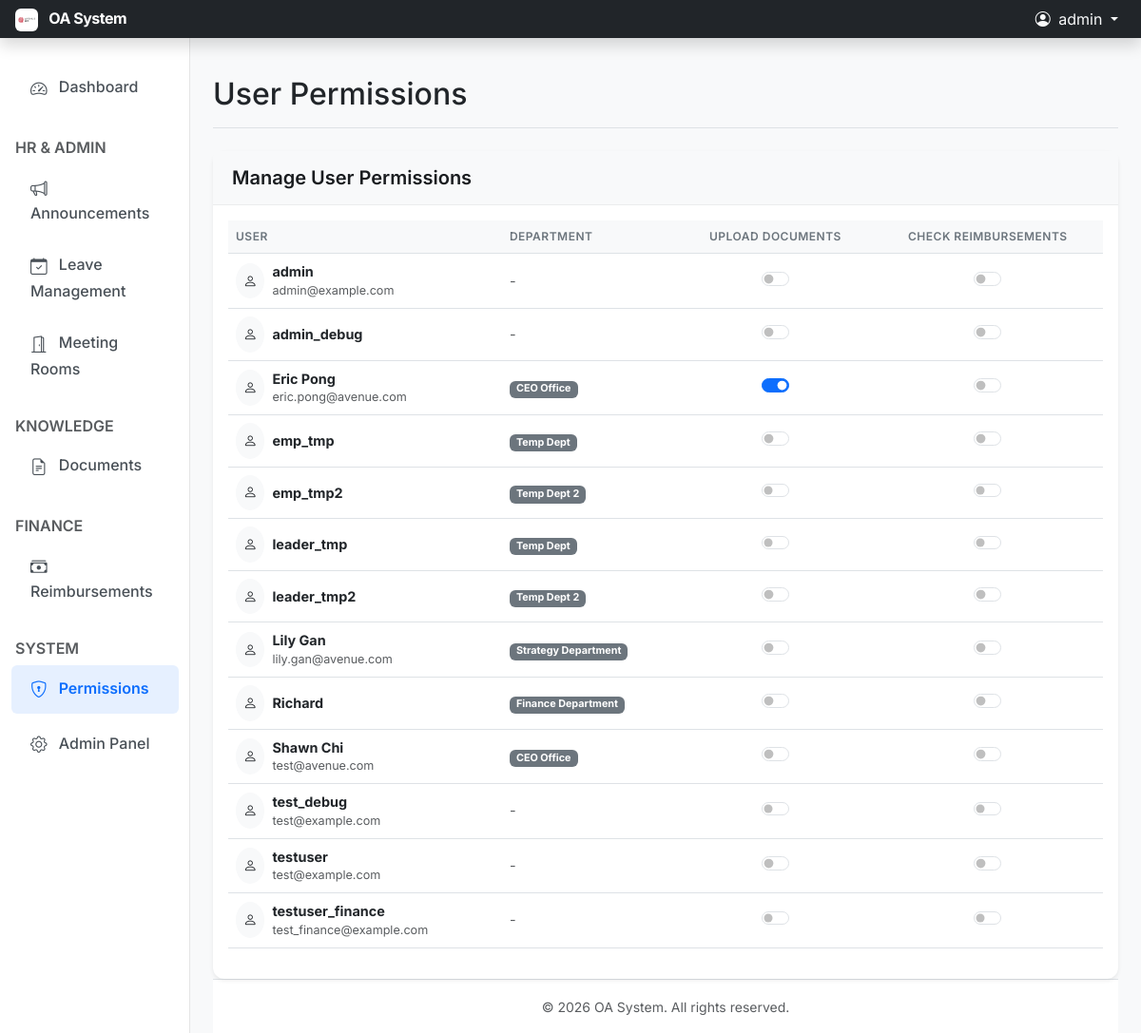
/core/permissions/ (signed in), run on an earlier commit of the app's database.
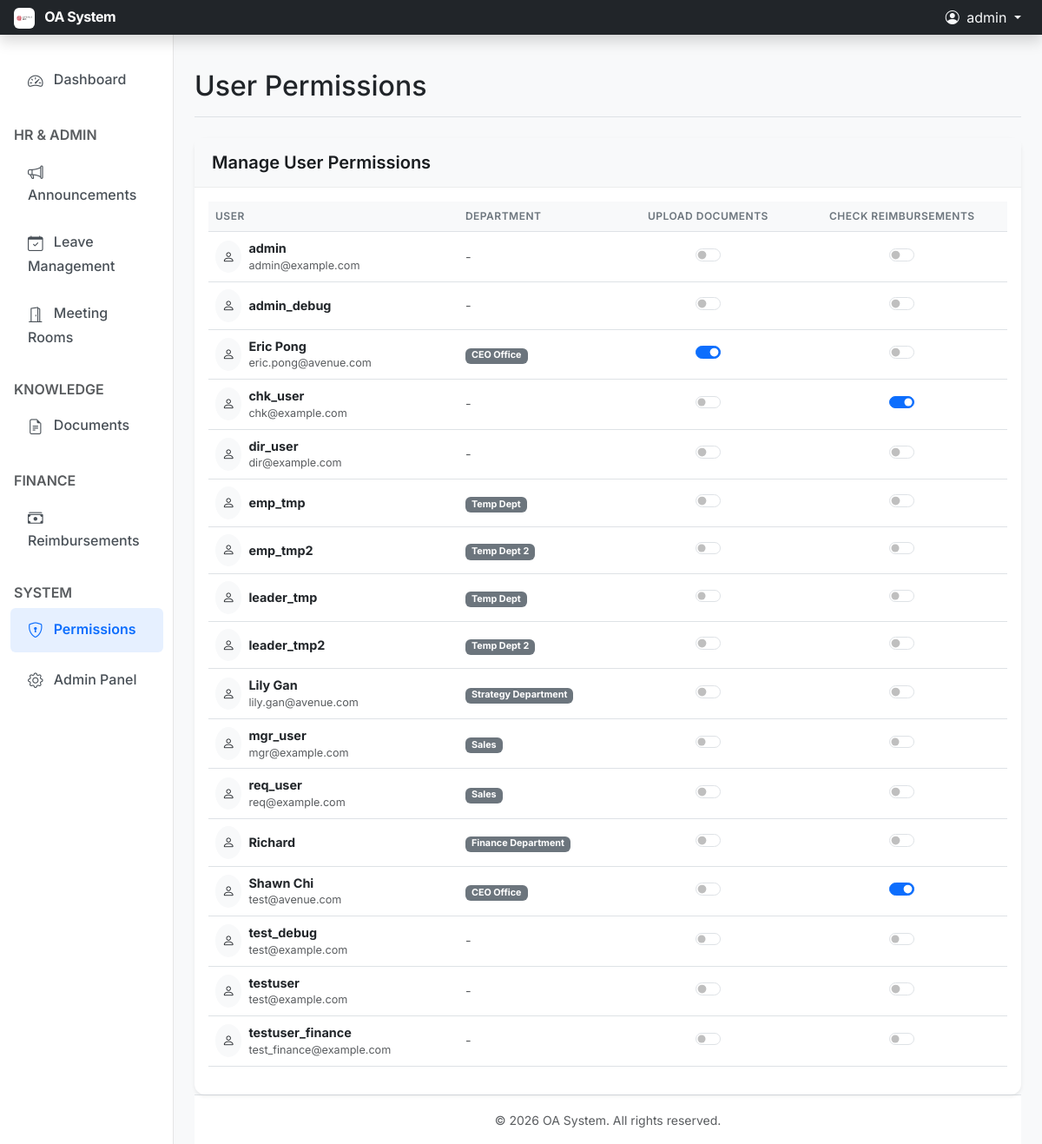
And on a later commit of the database.
### apps/core/models.py (models this page shows, shortened)
class User(AbstractUser):
    employee_id = models.CharField(_("Employee ID"), max_length=20, unique=True, null=True, blank=True)
    department = models.ForeignKey(
        Department,
        verbose_name=_("Department"),
        on_delete=models.SET_NULL,
        null=True,
        blank=True,
        related_name="members"
    )
    position = models.CharField(_("Position"), max_length=100, blank=True)
    phone = models.CharField(_("Phone"), max_length=20, blank=True)
    class Meta:
        verbose_name = _("User")
        verbose_name_plural = _("Users")

class Department(models.Model):
    name = models.CharField(_("Department Name"), max_length=100)
    parent = models.ForeignKey(
        "self",
        verbose_name=_("Parent Department"),
        on_delete=models.SET_NULL,
        null=True,
        blank=True,
        related_name="children"
    )
    manager = models.ForeignKey(
        "core.User",
        verbose_name=_("Department Manager"),
        on_delete=models.SET_NULL,
        null=True,
        blank=True,
        related_name="managed_departments"
    )
    created_at = models.DateTimeField(auto_now_add=True)
    updated_at = models.DateTimeField(auto_now=True)
    class Meta:
        verbose_name = _("Department")
        verbose_name_plural = _("Departments")

### apps/core/views.py (the view, shortened to what this page needs)
# urls.py: path('permissions/', UserPermissionView.as_view(), name='user_permissions'),
class UserPermissionView(LoginRequiredMixin, UserPassesTestMixin, ListView):
    model = User
    template_name = 'core/user_permissions.html'
    context_object_name = 'users'
    MANAGED_PERMISSIONS = [
        {'app': 'docs', 'model': 'document', 'codename': 'add_document', 'label': 'Upload Documents'},
        {'app': 'finance', 'model': 'reimbursementrequest', 'codename': 'can_check_reimbursement', 'label': 'Check Reimbursements'},
    ]
    def test_func(self):
        return self.request.user.is_superuser
    def get_queryset(self):
        return User.objects.all().order_by('username')
    def get_context_data(self, **kwargs):
        context = super().get_context_data(**kwargs)
        permissions_data = []
        for perm_def in self.MANAGED_PERMISSIONS:
            try:
                content_type = ContentType.objects.get(app_label=perm_def['app'], model=perm_def['model'])
                permission = Permission.objects.get(content_type=content_type, codename=perm_def['codename'])
                permissions_data.append({
                    'def': perm_def,
                    'obj': permission
                })
            except (ContentType.DoesNotExist, Permission.DoesNotExist):
                continue
        context['managed_permissions'] = permissions_data
        users = list(context['users'])
        for user in users:
            user_perms = set(user.user_permissions.values_list('id', flat=True))
            user.permission_states = []
            for p in permissions_data:
                perm_id = p['obj'].id
                user.permission_states.append({
                    'codename': p['def']['codename'],
                    'has_perm': (perm_id in user_perms)
                })
        context['users'] = users
        return context

### templates/core/user_permissions.html (shortened to what this page needs)
{% extends 'base.html' %}
{% block page_title %}User Permissions{% endblock %}
{% block content %}
<div class="card shadow-sm">
    <div class="card-header bg-light">
        <h5 class="mb-0">Manage User Permissions</h5>
    </div>
    <div class="card-body">
        <div class="table-responsive">
            <table class="table table-hover align-middle">
                <thead>
                    <tr>
                        <th>User</th>
                        <th>Department</th>
                        {% for perm in managed_permissions %}
                        <th class="text-center">{{ perm.def.label }}</th>
                        {% endfor %}
                    </tr>
                </thead>
                <tbody>
                    {% for user in users %}
                    <tr>
                        <td>
                            <div class="d-flex align-items-center">
                                <div class="bg-light rounded-circle p-2 me-2">
                                    <i class="bi bi-person"></i>
                                </div>
                                <div>
                                    <div class="fw-bold">{{ user.get_full_name|default:user.username }}</div>
                                    <div class="small text-muted">{{ user.email }}</div>
                                </div>
                            </div>
                        </td>
                        <td>
                            {% if user.department %}
                                <span class="badge bg-secondary">{{ user.department.name }}</span>
                            {% else %}
                                <span class="text-muted">-</span>
                            {% endif %}
                        </td>
                        {% for state in user.permission_states %}
                        <td class="text-center">
                            <form method="post" class="d-inline" id="form-{{ user.id }}-{{ state.codename }}">
                                <div class="form-check form-switch d-flex justify-content-center">
                                    <input class="form-check-input" type="checkbox" role="switch"
                                           name="user_ids_{{ state.codename }}" value="{{ user.id }}"
                                           {% if state.has_perm %}checked{% endif %}
                                           onchange="this.form.submit()">
                                </div>
                            </form>
                        </td>
                        {% endfor %}
                    </tr>
                    {% endfor %}
                </tbody>
            </table>
        </div>
    </div>
</div>
{% endblock %}

### templates/base.html (shortened to what this page needs)
{% load static %}
<!doctype html>
<html lang="en">
  <head>
    <link href="https://cdn.jsdelivr.net/npm/bootstrap@5.3.0/dist/css/bootstrap.min.css" rel="stylesheet">
    <link href="https://cdn.jsdelivr.net/npm/bootstrap-icons@1.10.0/font/bootstrap-icons.css" rel="stylesheet">
    <link href="{% static 'css/style.css' %}" rel="stylesheet">
  </head>
  <body>
    <header class="navbar navbar-expand-md navbar-dark sticky-top bg-dark flex-md-nowrap p-0 shadow">
      <a class="navbar-brand col-md-3 col-lg-2 me-0 px-3 fs-6" href="/">
        <img src="{% static 'img/logo.jpg' %}" alt="Logo" width="24" height="24" class="d-inline-block align-text-top me-2 rounded">
        OA System
      </a>
      <div class="navbar-nav w-100 justify-content-end px-3">
        {% if user.is_authenticated %}
        <div class="nav-item dropdown">
            <a class="nav-link dropdown-toggle text-light" href="#" role="button" data-bs-toggle="dropdown" aria-expanded="false">
                <i class="bi bi-person-circle me-1"></i> {{ user.get_full_name|default:user.username }}
            </a>
        </div>
        {% else %}
        <div class="nav-item text-nowrap">
            <a class="nav-link px-3 text-light" href="{% url 'login' %}">Login</a>
        </div>
        {% endif %}
      </div>
    </header>
    <div class="container-fluid">
      <div class="row">
        {% if user.is_authenticated %}
        <nav id="sidebarMenu" class="col-md-3 col-lg-2 d-md-block bg-white sidebar collapse">
          <div class="position-sticky pt-3 sidebar-sticky">
            <ul class="nav flex-column">
              <li class="nav-item">
                <a class="nav-link {% if request.path == '/' %}active{% endif %}" aria-current="page" href="/">
                  <i class="bi bi-speedometer2"></i> Dashboard
                </a>
              </li>
              <h6 class="sidebar-heading d-flex justify-content-between align-items-center px-3 mt-4 mb-1 text-muted text-uppercase">
                <span>HR & Admin</span>
              </h6>
              <li class="nav-item">
                <a class="nav-link {% if 'admin_office' in request.path %}active{% endif %}" href="{% url 'admin_office:notice_list' %}">
                  <i class="bi bi-megaphone"></i> Announcements
                </a>
              </li>
              <li class="nav-item">
                <a class="nav-link {% if 'hr' in request.path %}active{% endif %}" href="{% url 'hr:leave_list' %}">
                  <i class="bi bi-calendar-check"></i> Leave Management
                </a>
              </li>
              <li class="nav-item">
                <a class="nav-link {% if 'meeting' in request.path %}active{% endif %}" href="{% url 'meeting:booking_list' %}">
                  <i class="bi bi-door-open"></i> Meeting Rooms
                </a>
              </li>
              <h6 class="sidebar-heading d-flex justify-content-between align-items-center px-3 mt-4 mb-1 text-muted text-uppercase">
                <span>Knowledge</span>
              </h6>
              <li class="nav-item">
                <a class="nav-link {% if 'docs' in request.path %}active{% endif %}" href="{% url 'docs:doc_list' %}">
                  <i class="bi bi-file-earmark-text"></i> Documents
                </a>
              </li>
              <h6 class="sidebar-heading d-flex justify-content-between align-items-center px-3 mt-4 mb-1 text-muted text-uppercase">
                <span>Finance</span>
              </h6>
              <li class="nav-item">
                <a class="nav-link {% if 'finance' in request.path %}active{% endif %}" href="{% url 'finance:reimbursement_list' %}">
                  <i class="bi bi-cash-stack"></i> Reimbursements
                </a>
              </li>
              {% if user.is_staff %}
              <h6 class="sidebar-heading d-flex justify-content-between align-items-center px-3 mt-4 mb-1 text-muted text-uppercase">
                <span>System</span>
              </h6>
              {% if user.is_superuser %}
              <li class="nav-item">
                <a class="nav-link {% if 'permissions' in request.path %}active{% endif %}" href="{% url 'core:user_permissions' %}">
                  <i class="bi bi-shield-lock"></i> Permissions
                </a>
              </li>
              {% endif %}
              <li class="nav-item">
                <a class="nav-link" href="/admin/">
                  <i class="bi bi-gear"></i> Admin Panel
                </a>
              </li>
              {% endif %}
            </ul>
          </div>
        </nav>
        <main class="col-md-9 ms-sm-auto col-lg-10 px-md-4 main-content">
        {% else %}
        <main class="col-md-12 ms-sm-auto col-lg-12 px-md-4 main-content">
        {% endif %}
          {% if request.path != '/' %}
          <div class="d-flex justify-content-between flex-wrap flex-md-nowrap align-items-center pt-3 pb-2 mb-4 border-bottom">
            <h1 class="h2">{% block page_title %}{% endblock %}</h1>
          </div>
          {% endif %}
          {% block content %}{% endblock %}
          <footer class="footer mt-auto py-3">
            <div class="container-fluid text-center">
                <span class="text-muted small">© {% now "Y" %} OA System. All rights reserved.</span>
            </div>
          </footer>
        </main>
      </div>
    </div>
  </body>
</html>

### static/css/style.css (style rules this page uses)
body { font-family: 'Inter', system-ui, -apple-system, sans-serif; background-color: #f8f9fa; color: #212529; }
h1, h2, h3, h4, h5, h6 { font-weight: 600; color: #1a1d20; }
.navbar-brand { font-weight: 700; letter-spacing: -0.5px; }
.sidebar { position: fixed; top: 0; bottom: 0; left: 0; z-index: 100; padding: 48px 0 0; box-shadow: inset -1px 0 0 rgba(0, 0, 0, .1); background-color: #ffffff; }
.sidebar-sticky { position: relative; top: 0; height: calc(100vh - 48px); padding-top: .5rem; overflow-x: hidden; overflow-y: auto; }
.main-content { padding-top: 1.5rem; }
.sidebar .nav-link { font-weight: 500; color: #495057; padding: 0.75rem 1.25rem; border-radius: 0.375rem; margin: 0.2rem 0.75rem; transition: all 0.2s ease-in-out; }
.sidebar .nav-link.active { color: #0d6efd; background-color: rgba(13, 110, 253, 0.1); font-weight: 600; }
.sidebar .nav-link .bi { margin-right: 8px; font-size: 1.1em; vertical-align: -0.125em; }
.card { border: none; border-radius: 0.75rem; box-shadow: 0 0.125rem 0.25rem rgba(0, 0, 0, 0.075); transition: transform 0.2s ease, box-shadow 0.2s ease; }
.card-header { background-color: transparent; border-bottom: 1px solid rgba(0,0,0,0.05); padding: 1rem 1.25rem; font-weight: 600; }
.table { vertical-align: middle; }
.table thead th { font-weight: 600; text-transform: uppercase; font-size: 0.75rem; letter-spacing: 0.5px; color: #6c757d; background-color: #f8f9fa; border-bottom-width: 1px; }
.table td { font-size: 0.9rem; }
.shadow-sm { box-shadow: 0 .125rem .25rem rgba(0,0,0,.075)!important; }
.footer { padding: 2rem 0; margin-top: 3rem; background-color: #fff; border-top: 1px solid #dee2e6; color: #6c757d; }

What changed in the data, as far as the page shows it:
added User: get_full_name "chk_user", email "chk@example.com", id "☑"
added User: get_full_name "dir_user", email "dir@example.com"
added User: get_full_name "mgr_user", email "mgr@example.com", department.name "Sales"
added User: get_full_name "req_user", email "req@example.com", department.name "Sales"
changed User "Shawn Chi": id "☐" → "☑"
